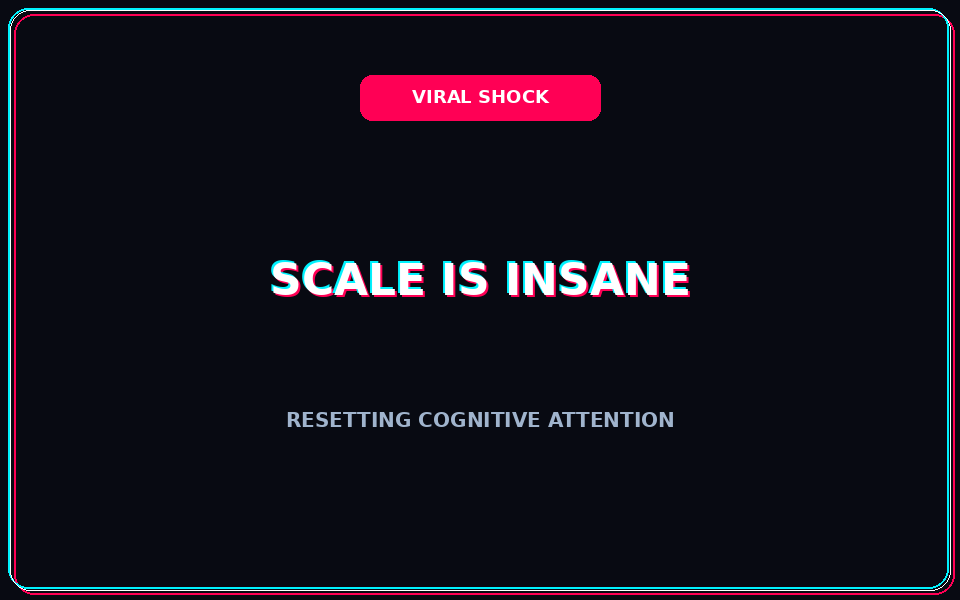
#> input picture pipeline/assets/pattern_interrupts/scale_shock.png, 960 x 600 px
$ python pin_edge_check.py assets/pattern_interrupts/scale_shock.png
#> lines starting #> are read from the running program, lines starting #| are printed output that depends on the picture
#!/usr/bin/env python3
"""PIN EDGE-SLICE DETECTOR (2026-10-27, v2026.10.27.2).

A vision-cropped article card whose crop cuts through its own headline
ships a sliced title — the 20:48 daily cut carried the same sliced PYMNTS
headline TWICE (hook hero + deep-dive pin) because no check ever looked
at pin edges. This detector closes that hole.

Signature of a sliced headline: near-black glyph pixels touching the
image's outermost rows/columns in MANY SHORT runs (one per clipped
letter stem) against a paper-white edge. Solid blocks (a phone bezel, a
dark illustration) give one or two LONG runs instead, and photos give
dark edges that are not paper-white at all — so the rule is:

  flag an edge iff its 2px strip has median luminance >= 230
  (paper-white margin, not sky, not a dark card, not a photo edge)
  AND it carries >= 5 short dark runs (luminance < 100, length 2..60px).

Calibrated 2026-10-27 on today's video: the defective PYMNTS crops show
16 short runs on a median-249 top edge; the brightest clean photo edge
in the set is median 220, and the most short runs on any qualifying
clean edge is 1 (Opera UI bottom bezel). Both thresholds sit in wide
gaps, so the detector is not tuned to a single image.

Usage:
  pin_edge_check.py <file-or-dir>...   # exit 1 if any still is flagged
  from pin_edge_check import check_visuals  # qa.py wiring: takes the
      # visuals.json shot list, returns {path: [edges]} for stills only.
Video files (.mp4) are skipped — this is a still-pin check.
"""
import sys
from pathlib import Path

from PIL import Image
import numpy as np

STRIP_DEPTH = 2          # outermost rows/columns examined
EDGE_MEDIAN_MIN = 230    # paper-white margin (photos top out ~220 here)
DARK_MAX = 100           # near-black glyph pixels
RUN_MIN, RUN_MAX = 2, 60  # a clipped letter stem, not a bezel or a photo edge
MIN_SHORT_RUNS = 5       # defective crops show 16; clean edges show <= 1

STILL_EXTS = {".jpg", ".jpeg", ".png", ".webp"}


# [12 lines left out: function _runs, not called in this run]


def check_image(path):
    """Return the list of edges ('top'/'bottom'/'left'/'right') whose
    outermost strip shows sliced-text signature, or [] if clean."""
    try:
        gray = np.array(Image.open(path).convert("L"))
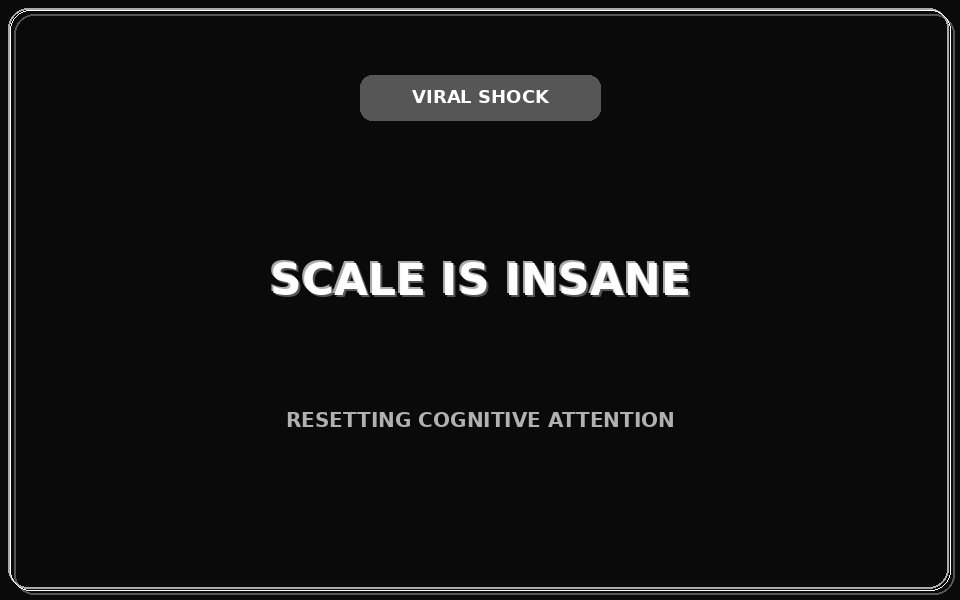
#> gray: shape (600, 960); min 10, max 255, mean 19.5
    except Exception:
        return []
    flagged = []
    strips = (
        ("top", gray[0:STRIP_DEPTH, :], 0),
        ("bottom", gray[-STRIP_DEPTH:, :], 0),
        ("left", gray[:, 0:STRIP_DEPTH], 1),
        ("right", gray[:, -STRIP_DEPTH:], 1),
    )
    for name, strip, axis in strips:
        if int(np.median(strip)) < EDGE_MEDIAN_MIN:
            continue  # not a paper-white margin: photo, dark card, artwork
        dark = strip < DARK_MAX
        line = dark.any(axis=axis)
        short = sum(1 for r in _runs(line) if RUN_MIN <= r <= RUN_MAX)
        if short >= MIN_SHORT_RUNS:
            flagged.append(name)
#> this loop made 4 passes
#> (name, axis) on passes 1 to 4: ('top', 0), ('bottom', 0), ('left', 1), ('right', 1)
#> after the loop, flagged = []
    return flagged


def check_paths(paths):
    """{str(path): [edges]} for every still in paths that is flagged."""
    offenders = {}
    for p in paths:
        p = Path(p)
        if p.suffix.lower() not in STILL_EXTS or not p.exists():
            continue
        edges = check_image(p)
#> edges = []
        if edges:
            offenders[str(p)] = edges
    return offenders


# [4 lines left out: function check_visuals, not called in this run]


HERO_MAX_ASPECT = 1.5  # wider renders as a short band + dead space


# [30 lines left out: function check_hero_aspect, not called in this run]


def main(argv):
    paths = []
    for a in argv[1:]:
        p = Path(a)
        if p.is_dir():
            paths.extend(sorted(str(f) for f in p.iterdir()
                                if f.suffix.lower() in STILL_EXTS))
        else:
            paths.append(a)
    offenders = check_paths(paths)
    for p in sorted(set(paths)):
        if p in offenders:
            print(f"[edge-check] FAIL {p} sliced edges: {offenders[p]}")
        else:
            print(f"[edge-check] PASS {p}")
    if offenders:
        print(f"[edge-check] BLOCKED: {len(offenders)} pin(s) with "
              f"sliced text — re-crop with whitespace beyond the "
              f"outermost text line")
        return 1
    print("[edge-check] all pins clean")
    return 0


if __name__ == "__main__":
    sys.exit(main(sys.argv))
#> (the program exits here)
